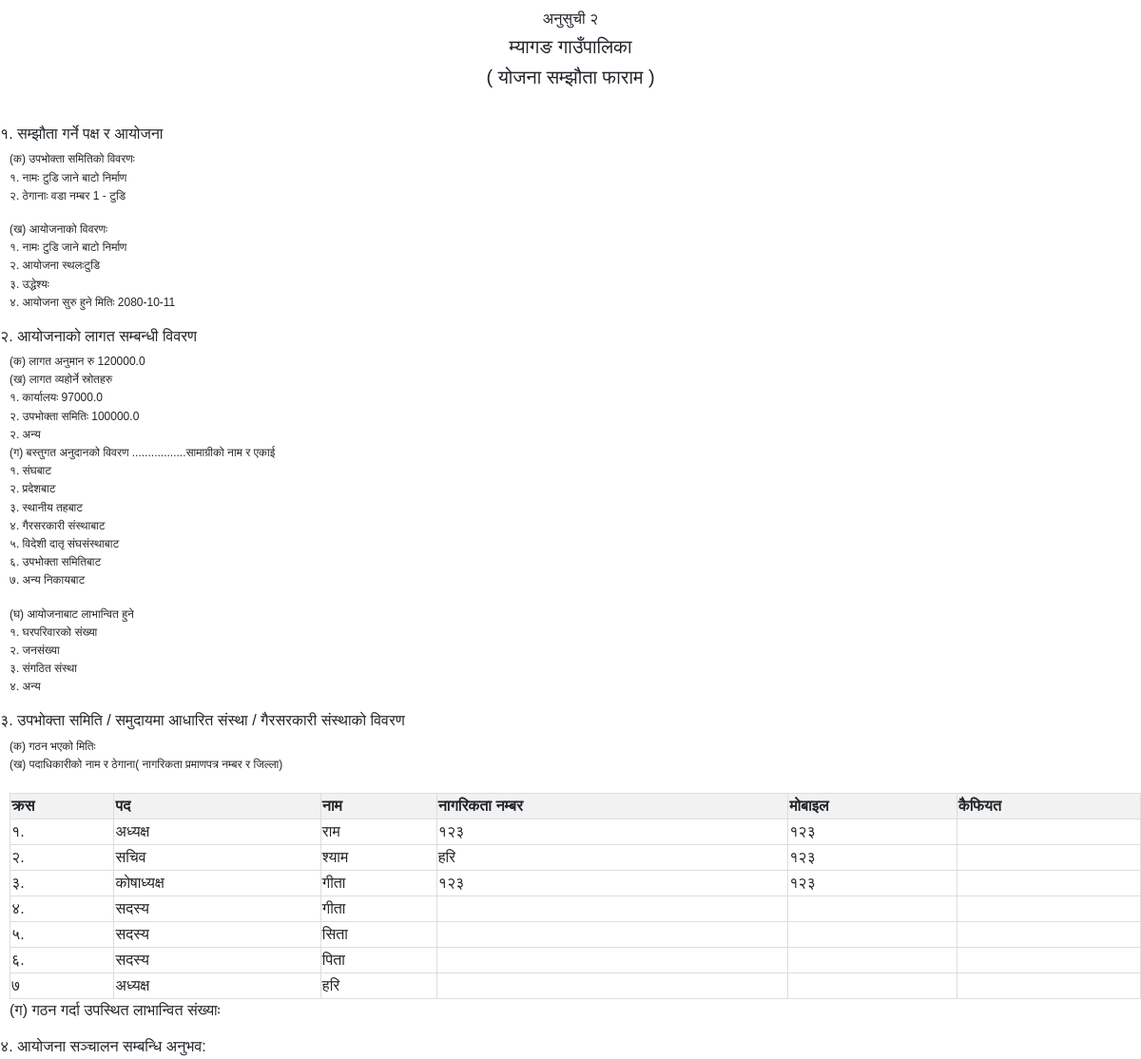
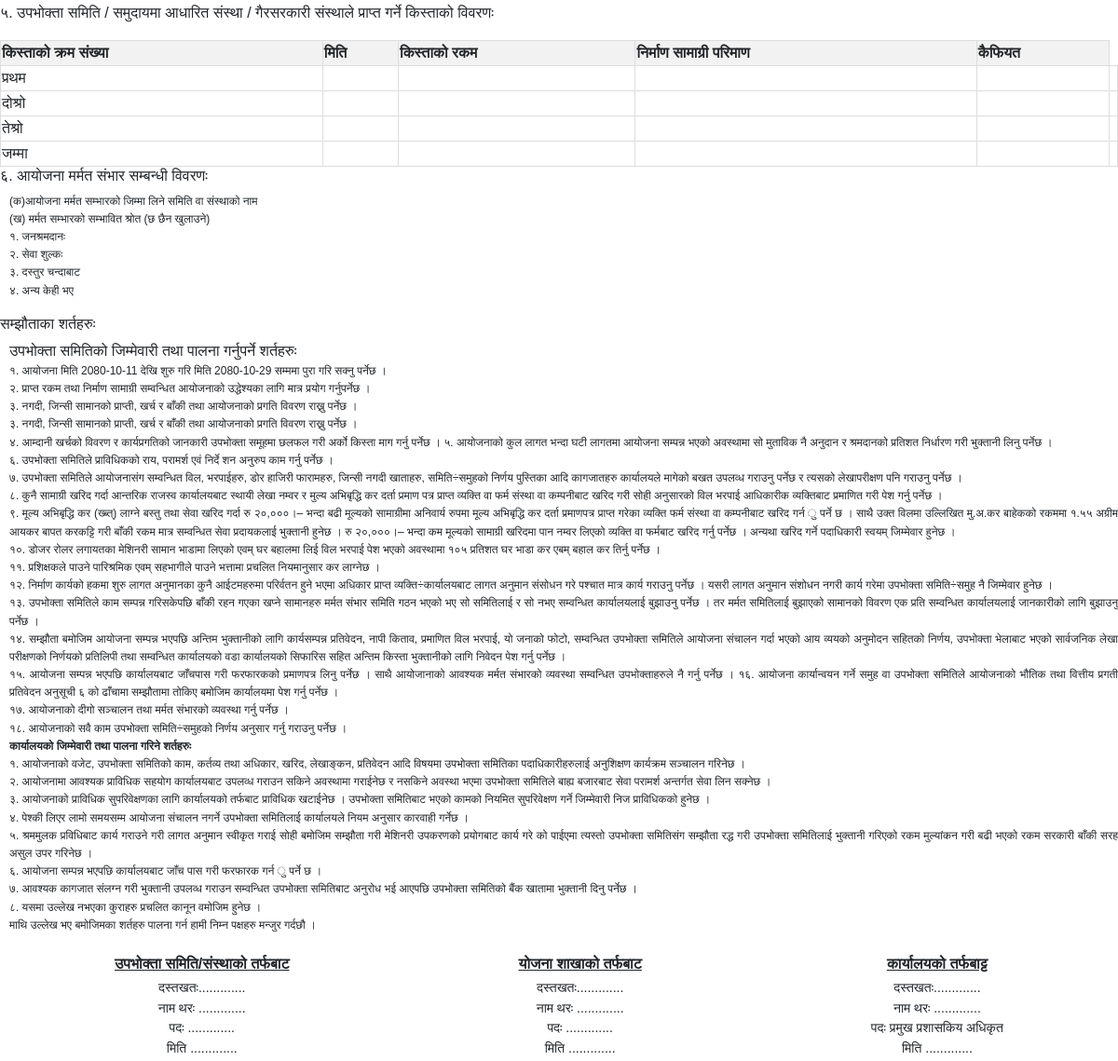
/Print/Contract/Document/2/, run on the app's committed database (2 pictures, top to bottom).
### accounts/models.py (models this page shows, shortened)
class UserCommitte(models.Model):
    project = models.OneToOneField(Project, on_delete=models.CASCADE)
    formation_date =  models.DateField(null=True)
    name = models.CharField(max_length=250)
    chairman_name = models.CharField(max_length=250)
    chairman_citizenship = models.CharField(max_length=250, null=True)
    chairman_mobile = models.CharField(max_length=250, null=True)
    secretary_name = models.CharField(max_length=250)
    secretary_citizenship = models.CharField(max_length=250, null=True)
    secretary_mobile = models.CharField(max_length=250, null=True)
    treasurer_name = models.CharField(max_length=250)
    treasurer_citizenship = models.CharField(max_length=250, null=True)
    treasurer_mobile = models.CharField(max_length=250, null=True)
    status = models.IntegerField(default=0,null=True)
    member1 = models.CharField(max_length=250,null=True)
    member2 = models.CharField(max_length=250,null=True)
    member3 = models.CharField(max_length=250,null=True)
    member4 = models.CharField(max_length=250,null=True)

class Project(models.Model):
    fiscalyear = models.ForeignKey(CurrentFiscalYear, on_delete=models.CASCADE, null=True)
    name = models.CharField(max_length=250)
    ward = models.ForeignKey(Ward, on_delete=models.CASCADE, null=True)
    procurement_type = models.ForeignKey(Procurement_Type, on_delete=models.CASCADE, null=True)
    budget_type = models.ForeignKey(Budget_Type, on_delete=models.CASCADE, null=True)
    address = models.CharField(max_length=250)
    budget = models.FloatField()
    status = models.IntegerField(default=0)
    start_date = models.DateField(blank=True, null=True)
    accomplish_date = models.DateField(blank=True, null=True)
    extended_date = models.DateField(blank=True, null=True)

class Ward(models.Model):
    name = models.CharField(max_length=250)
    chairperson = models.CharField(max_length=250, null = True)

class Cost_Estimate(models.Model):
    project = models.OneToOneField(Project, on_delete=models.CASCADE)
    budget = models.FloatField()
    contigency_amount = models.FloatField()
    user_contribution = models.FloatField()
    cost_estimate = models.FloatField()

### planningsoftware/views.py (the view)
# urls.py: path('Print/Contract/Document/<str:id>/', views.PRINT_CONTRACT_DOCUMENT, name='print_documents'),
def PRINT_CONTRACT_DOCUMENT(request,id):
    project = Project.objects.get(id = id)
    usercommittee = UserCommitte.objects.get(project_id = id)
    cost_estimate = Cost_Estimate.objects.get(project_id = id)
    office = cost_estimate.budget-cost_estimate.contigency_amount
    context = {
        "project":project,
        "usercommittee":usercommittee,
        "cost_estimate" :cost_estimate,
        "office":office,
    }
    return render(request,"PlanningOfficer/contract_paper.html",context)

### templates/PlanningOfficer/contract_paper.html (shortened to what this page needs)
{% load nepali_datetime_field %}
<!DOCTYPE html>
<html lang="en">
  <head>
      <link rel="stylesheet" type="text/css" href="https://cdn.jsdelivr.net/npm/bootstrap@5.1.3/dist/css/bootstrap.min.css">
  </head>
  <body>
    <div class="letterhead">
      <h3>अनुसुची २</h3>
      <h2>म्यागङ गाउँपालिका</h2>
      <h1>( योजना सम्झौता फाराम )</h1>
    </div>
    <div class="contract-content">
      <h3>१. सम्झौता गर्ने पक्ष र आयोजना</h3>
      <div class="contract-content-detail">
        <p>
          (क) उपभोक्ता समितिको विवरणः <br />
          १. नामः {{ usercommittee.name }} <br />
          २. ठेगानाः वडा नम्बर {{project.ward.name}} - {{project.address}}
        </p>
        <p>
          (ख) आयोजनाको विवरणः <br />
          १. नामः {{project.name}} <br />
          २. आयोजना स्थलः{{project.address}}<br />
          ३. उद्धेश्यः <br />
          ४. आयोजना सुरु हुने मितिः {{project.start_date|date:'Y-m-d'}}
        </p>
      </div>
      <h3>२. आयोजनाको लागत सम्बन्धी विवरण</h3>
      <div class="contract-content-detail">
        <p>
          (क) लागत अनुमान रु {{cost_estimate.cost_estimate}} <br />
          (ख) लागत व्यहोर्ने स्रोतहरु <br />
          १. कार्यालयः {{office}}<br />
          २. उपभोक्ता समितिः {{cost_estimate.user_contribution}} <br />
          २. अन्य <br />
          (ग) बस्तुगत अनुदानको विवरण .................सामाग्रीको नाम र एकाई
          <br />
          १. संघबाट <br />
          २. प्रदेशबाट <br />
          ३. स्थानीय तहबाट <br />
          ४. गैरसरकारी संस्थाबाट <br />
          ५. विदेशी दातृ संघसंस्थाबाट <br />
          ६. उपभोक्ता समितिबाट <br />
          ७. अन्य निकायबाट
        </p>
        <p>
          (घ) आयोजनाबाट लाभान्वित हुने <br />
          १. घरपरिवारको संख्या <br />
          २. जनसंख्या <br />
          ३. संगठित संस्था <br />
          ४. अन्य
        </p>
      </div>
      <h3>
        ३. उपभोक्ता समिति / समुदायमा आधारित संस्था / गैरसरकारी संस्थाको विवरण
      </h3>
      <div class="contract-content-detail">
        <p>
          (क) गठन भएको मितिः <br />
          (ख) पदाधिकारीको नाम र ठेगाना( नागरिकता प्रमाणपत्र नम्बर र जिल्ला)
          <br />
    <table>
      <thead>
        <tr>
          <th>क्रस</th>
          <th>पद</th>
          <th>नाम</th>
          <th>नागरिकता नम्बर</th>
          <th>मोबाइल</th>
          <th>कैफियत</th>
        </tr>
      </thead>
      <tbody>
        <tr>
          <td>१.</td>
          <td>अध्यक्ष</td>
          <td>{{usercommittee.chairman_name}}</td>
          <td>{{usercommittee.chairman_citizenship}}</td>
          <td>{{usercommittee.chairman_mobile}}</td>
          <td></td>
        </tr>
         <tr>
          <td>२.</td>
          <td>सचिव</td>
          <td>{{usercommittee.secretary_name}}</td>
          <td>{{usercommittee.secretary_citizenship}}</td>
          <td>{{usercommittee.secretary_mobile}}</td>
          <td></td>
        </tr>
         <tr>
          <td>३.</td>
          <td>कोषाध्यक्ष</td>
          <td>{{usercommittee.treasurer_name}}</td>
          <td>{{usercommittee.treasurer_citizenship}}</td>
          <td>{{usercommittee.treasurer_mobile}}</td>
          <td></td>
        </tr>
         <tr>
          <td>४.</td>
          <td>सदस्य</td>
          <td>{{usercommittee.member1}}</td>
          <td></td>
          <td></td>
          <td></td>
        </tr>
         <tr>
          <td>५.</td>
          <td>सदस्य</td>
          <td>{{usercommittee.member2}}</td>
          <td></td>
          <td></td>
          <td></td>
        </tr>
         <tr>
          <td>६.</td>
          <td>सदस्य</td>
          <td>{{usercommittee.member3}}</td>
          <td></td>
          <td></td>
          <td></td>
        </tr>
           <tr>
          <td>७</td>
          <td>अध्यक्ष</td>
          <td>{{usercommittee.member4}}</td>
          <td></td>
          <td></td>
          <td></td>
        </tr>
      </tbody>
    </table>
          (ग) गठन गर्दा उपस्थित लाभान्वित संख्याः
          <br />
        </p>
      </div>
       <h3>
        ४. आयोजना सञ्चालन सम्बन्धि अनुभव:
      </h3>
       <h3>
        ५.  उपभोक्ता समिति / समुदायमा आधारित संस्था / गैरसरकारी संस्थाले प्राप्त गर्ने किस्ताको विवरणः
      </h3>
            <table>
      <thead>
        <tr>
          <th>किस्ताको क्रम संख्या</th>
          <th>मिति</th>
          <th>किस्ताको रकम</th>
          <th>निर्माण सामाग्री परिमाण</th>
          <th>कैफियत</th>
        </tr>
      </thead>
      <tbody>
        <tr>
          <td>प्रथम</td>
           <td></td>
          <td></td>
          <td></td>
          <td></td>
          <td></td>
        </tr>
         <tr>
          <td>दोश्रो</td>
           <td></td>
          <td></td>
          <td></td>
          <td></td>
          <td></td>
        </tr>
         <tr>
          <td>तेश्रो</td>
           <td></td>
          <td></td>
          <td></td>
          <td></td>
          <td></td>
        </tr>
         <tr>
          <td>जम्मा</td>
          <td></td>
          <td></td>
          <td></td>
          <td></td>
          <td></td>
        </tr>
      </tbody>
    </table>
     <h3>
        ६. आयोजना मर्मत संभार सम्बन्धी विवरणः
      </h3>
      <div class="contract-content-detail">
        <p>
          (क)आयोजना मर्मत सम्भारको जिम्मा लिने समिति वा संस्थाको नाम <br />
          (ख) मर्मत सम्भारको सम्भावित श्रोत (छ छैन खुलाउने) <br />
          १. जनश्रमदानः  <br />
          २. सेवा शुल्कः <br />
        ३. दस्तुर चन्दाबाट <br />
          ४. अन्य केही भए<br />
      </div>
       <h3>
     सम्झौताका शर्तहरुः
      </h3>
      <div class="contract-content-detail">
        उपभोक्ता समितिको जिम्मेवारी तथा पालना गर्नुपर्ने शर्तहरुः
        <p>
          १. आयोजना मिति {{project.start_date|date:'Y-m-d'}} देखि शुरु गरि  मिति {{project.accomplish_date|date:'Y-m-d'}} सम्ममा पुरा गरि सक्नु पर्नेछ ।   <br />
          २. प्राप्त रकम तथा निर्माण सामाग्री सम्वन्धित आयोजनाको उद्धेश्यका लागि मात्र प्रयोग गर्नुपर्नेछ ।   <br />
          ३. नगदी, जिन्सी सामानको प्राप्ती, खर्च र बाँकी तथा आयोजनाको प्रगति विवरण राख्नु पर्नेछ । <br />
          ३. नगदी, जिन्सी सामानको प्राप्ती, खर्च र बाँकी तथा आयोजनाको प्रगति विवरण राख्नु पर्नेछ । <br />
          ४. आम्दानी खर्चको विवरण र कार्यप्रगतिको जानकारी उपभोक्ता समूहमा छलफल गरी अर्को किस्ता माग गर्नु पर्नेछ ।
        ५. आयोजनाको कुल लागत भन्दा घटी लागतमा आयोजना सम्पन्न भएको अवस्थामा सो मुताविक नै अनुदान र श्रमदानको प्रतिशत निर्धारण गरी भुक्तानी लिनु पर्नेछ । <br />
        ६. उपभोक्ता समितिले प्राविधिकको राय, परामर्श एवं निर्दे शन अनुरुप काम गर्नु पर्नेछ । <br />
        ७. उपभोक्ता समितिले आयोजनासंग सम्वन्धित विल, भरपाईहरु, डोर हाजिरी फारामहरु, जिन्सी नगदी खाताहरु, समिति÷समुहको निर्णय पुस्तिका आदि कागजातहरु कार्यालयले मागेको बखत उपलव्ध गराउनु पर्नेछ र त्यसको लेखापरीक्षण पनि गराउनु पर्नेछ । <br />
        ८. कुनै सामाग्री खरिद गर्दा आन्तरिक राजस्व कार्यालयबाट स्थायी लेखा नम्वर र मुल्य अभिबृद्धि कर दर्ता प्रमाण पत्र प्राप्त व्यक्ति वा फर्म संस्था वा कम्पनीबाट खरिद गरी सोही अनुसारको विल भरपाई आधिकारीक व्यक्तिबाट प्रमाणित गरी पेश गर्नु पर्नेछ । <br />
        ९. मूल्य अभिबृद्धि कर (ख्ब्त्) लाग्ने बस्तु तथा सेवा खरिद गर्दा रु २०,०००।– भन्दा बढी मूल्यको सामाग्रीमा अनिवार्य रुपमा मूल्य अभिबृद्धि कर दर्ता प्रमाणपत्र प्राप्त गरेका व्यक्ति फर्म संस्था वा कम्पनीबाट खरिद गर्न ु पर्ने छ । साथै उक्त विलमा उल्लिखित मु.अ.कर बाहेकको रकममा १.५५ अग्रीम आयकर बापत करकट्टि गरी बाँकी रकम मात्र सम्वन्धित सेवा प्रदायकलाई भुक्तानी हुनेछ । रु २०,०००।– भन्दा कम मूल्यको सामाग्री खरिदमा पान नम्वर लिएको व्यक्ति वा फर्मबाट खरिद गर्नु पर्नेछ । अन्यथा खरिद गर्ने पदाधिकारी स्वयम् जिम्मेवार हुनेछ ।  <br />
        १०. डोजर रोलर लगायतका मेशिनरी सामान भाडामा लिएको एवम् घर बहालमा लिई विल भरपाई पेश भएको अवस्थामा १०५ प्रतिशत घर भाडा कर एबम् बहाल कर तिर्नु पर्नेछ ।  <br />
        ११. प्रशिक्षकले पाउने पारिश्रमिक एवम् सहभागीले पाउने भत्तामा प्रचलित नियमानुसार कर लाग्नेछ ।  <br />
        १२. निर्माण कार्यको हकमा शुरु लागत अनुमानका कुनै आईटमहरुमा  परिर्वतन हुने भएमा अधिकार प्राप्त व्यक्ति÷कार्यालयबाट लागत अनुमान संसोधन गरे पश्चात मात्र कार्य गराउनु पर्नेछ । यसरी लागत अनुमान संशोधन नगरी कार्य गरेमा उपभोक्ता समिति÷समुह नै जिम्मेवार हुनेछ ।  <br />
        १३. उपभोक्ता समितिले काम सम्पन्न गरिसकेपछि बाँकी रहन गएका खप्ने सामानहरु मर्मत संभार समिति गठन भएको भए सो समितिलाई र सो नभए सम्वन्धित कार्यालयलाई बुझाउनु पर्नेछ । तर मर्मत समितिलाई बुझाएको सामानको विवरण एक प्रति सम्वन्धित कार्यालयलाई  जानकारीको लागि बुझाउनु पर्नेछ ।  <br />
        १४. सम्झौता बमोजिम आयोजना सम्पन्न भएपछि अन्तिम भुक्तानीको लागि कार्यसम्पन्न प्रतिवेदन, नापी किताव, प्रमाणित विल भरपाई, यो जनाको फोटो, सम्वन्धित उपभोक्ता समितिले आयोजना संचालन गर्दा भएको आय व्ययको अनुमोदन सहितको निर्णय, उपभोक्ता भेलाबाट भएको सार्वजनिक लेखा परीक्षणको निर्णयको प्रतिलिपी तथा सम्वन्धित कार्यालयको वडा कार्यालयको सिफारिस सहित अन्तिम किस्ता भुक्तानीको लागि निवेदन पेश गर्नु पर्नेछ ।   <br />
        १५. आयोजना सम्पन्न भएपछि कार्यालयबाट जाँचपास गरी फरफारकको प्रमाणपत्र लिनु पर्नेछ । साथै आयोजानाको आवश्यक मर्मत संभारको व्यवस्था सम्वन्धित उपभोक्ताहरुले नै गर्नु पर्नेछ । १६. आयोजना कार्यान्वयन गर्ने समुह वा उपभोक्ता समितिले आयोजनाको भौतिक तथा वित्तीय प्रगती प्रतिवेदन अनुसूची ६ को ढाँचामा सम्झौतामा तोकिए बमोजिम कार्यालयमा पेश गर्नु पर्नेछ ।  <br />
        १७. आयोजनाको दीगो सञ्चालन तथा मर्मत संभारको व्यवस्था गर्नु पर्नेछ । <br />
        १८. आयोजनाको सवै काम उपभोक्ता समिति÷समुहको निर्णय अनुसार गर्नु गराउनु पर्नेछ ।  <br />
        <b> कार्यालयको जिम्मेवारी तथा पालना गरिने शर्तहरुः   </b> <br />
        १. आयोजनाको वजेट, उपभोक्ता समितिको काम, कर्तव्य तथा अधिकार, खरिद, लेखाङ्कन, प्रतिवेदन आदि विषयमा उपभोक्ता समितिका  पदाधिकारीहरुलाई अनुशिक्षण कार्यक्रम सञ्चालन गरिनेछ । <br /> २.  आयोजनामा आवश्यक प्राविधिक सहयोग कार्यालयबाट उपलव्ध गराउन सकिने अवस्थामा गराईनेछ र नसकिने अवस्था भएमा उपभोक्ता समितिले बाह्य बजारबाट सेवा परामर्श अन्तर्गत सेवा लिन सक्नेछ ।  <br /> ३. आयोजनाको प्राविधिक सुपरिवेक्षणका लागि कार्यालयको तर्फबाट प्राविधिक खटाईनेछ । उपभोक्ता समितिबाट भएको कामको नियमित सुपरिवेक्षण गर्ने जिम्मेवारी निज प्राविधिकको हुनेछ । <br />  ४. पेश्की लिएर लामो समयसम्म आयोजना संचालन नगर्ने उपभोक्ता समितिलाई कार्यालयले नियम अनुसार कारवाही गर्नेछ । <br />  ५. श्रममुलक प्रविधिबाट कार्य गराउने गरी लागत अनुमान स्वीकृत गराई सोही बमोजिम सम्झौता गरी मेशिनरी उपकरणको प्रयोगबाट कार्य गरे को पाईएमा त्यस्तो उपभोक्ता समितिसंग सम्झौता रद्ध गरी उपभोक्ता समितिलाई भुक्तानी गरिएको रकम मुल्यांकन गरी बढी भएको रकम  सरकारी बाँकी सरह असुल उपर गरिनेछ ।  <br /> ६. आयोजना सम्पन्न भएपछि कार्यालयबाट जाँच पास गरी फरफारक गर्न ु पर्ने छ । <br />  ७. आवश्यक कागजात संलग्न गरी भुक्तानी उपलव्ध गराउन सम्वन्धित उपभोक्ता समितिबाट अनुरोध भई आएपछि उपभोक्ता समितिको बैंक खातामा भुक्तानी दिनु पर्नेछ ।  <br /> ८. यसमा उल्लेख नभएका कुराहरु प्रचलित कानून वमोजिम हुनेछ ।  <br /> माथि उल्लेख भए बमोजिमका शर्तहरु पालना गर्न हामी निम्न पक्षहरु मन्जुर गर्दछौ ।
      </div>
      <div class="signature-container">
            <div class="signature1">
                <b style="text-decoration: underline; line-height: 1.2; ">उपभोक्ता समिति/संस्थाको तर्फबाट</b>
                <p>दस्तखतः.............</p>
                <p>नाम थरः .............</p>
                <p>पदः .............</p>
                <p>मिति .............</p>
            </div>
              <div class="signature1">
                <b style="text-decoration: underline; line-height: 1;">योजना शाखाको तर्फबाट</b>
                <p>दस्तखतः.............</p>
                <p>नाम थरः .............</p>
                <p>पदः .............</p>
                <p>मिति .............</p>
            </div>
        <div class="signature2">
            <b style="text-decoration: underline;line-height: 1.2;">कार्यालयको तर्फबाट्ट</b>
           <p>दस्तखतः.............</p>
                <p>नाम थरः .............</p>
                <p>पदः प्रमुख प्रशासकिय अधिकृत</p>
                <p>मिति .............</p>
        </div>
        </div>
    </div>
  </body>
</html>

### templates/PlanningOfficer/contract_paper.html (style rules this page uses)
body { font-family: Arial, sans-serif; }
.letterhead { padding: 10px; line-height: 1; text-align: center; }
.contract-content { margin-top: 20px; }
.contract-content-detail { margin-left: 10px; text-align: justify; }
h1 { font-size :20px; }
h2 { font-size :20px; }
h3 { font-size :16px; }
p { line-height: 1.6; font-size :12px; }
table { width: 100%; border-collapse: collapse; margin-top: 20px; }
th, td { border: 1px solid #ddd; text-align: left; }
th { background-color: #f2f2f2; }
.signature-container { display: flex; justify-content: space-around; margin-top: 20px; }
.signature1, .signature2 { text-align: center; }
.signature1 p, .signature2 p { margin: 5px 0; font-size: 14px; line-height: 1.2; }

### data on the page
UserCommitte: name "टुडि जाने बाटो निर्माण", chairman_name "राम", chairman_citizenship "१२३", chairman_mobile "१२३", secretary_name "श्याम", secretary_citizenship "हरि", secretary_mobile "१२३", treasurer_name "गीता", treasurer_citizenship "१२३", treasurer_mobile "१२३", member1 "गीता", member2 "सिता", member3 "पिता", member4 "हरि"
Project: ward.name "1", address "टुडि", name "टुडि जाने बाटो निर्माण", start_date "2080-10-11", accomplish_date "2080-10-29"
Cost_Estimate: cost_estimate "120000.0", user_contribution "100000.0"

### other printed values
{{ office }} "97000.0"
